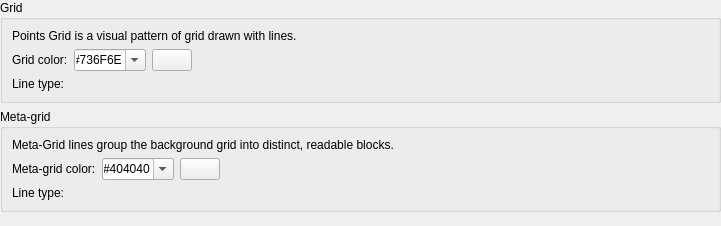
<?xml version="1.0" encoding="UTF-8"?>
<ui version="4.0">
 <class>LC_SettingsPageGridLines</class>
 <widget class="QWidget" name="LC_SettingsPageGridLines">
  <property name="geometry">
   <rect>
    <x>0</x>
    <y>0</y>
    <width>721</width>
    <height>226</height>
   </rect>
  </property>
  <layout class="QGridLayout" name="gridLayout_main">
   <property name="leftMargin">
    <number>0</number>
   </property>
   <property name="topMargin">
    <number>0</number>
   </property>
   <property name="rightMargin">
    <number>0</number>
   </property>
   <property name="bottomMargin">
    <number>0</number>
   </property>
   <item row="1" column="0">
    <widget class="QGroupBox" name="groupBox_10">
     <property name="title">
      <string>Grid</string>
     </property>
     <layout class="QGridLayout" name="gridLayout_g">
      <item row="2" column="0">
       <widget class="QLabel" name="lGridLineType_2">
        <property name="text">
         <string>Line type:</string>
        </property>
        <property name="buddy">
         <cstring>wGridLinesLineType</cstring>
        </property>
       </widget>
      </item>
      <item row="1" column="3">
       <spacer name="horizontalSpacer_2">
        <property name="orientation">
         <enum>Qt::Orientation::Horizontal</enum>
        </property>
        <property name="sizeHint" stdset="0">
         <size>
          <width>0</width>
          <height>0</height>
         </size>
        </property>
       </spacer>
      </item>
      <item row="1" column="1">
       <widget class="LC_ContentAdjustableComboBox" name="cbGridLinesColor">
        <property name="toolTip">
         <string>Color Of Grid

Color name or hexadecimal code
for grid lines if grid drawn by lines</string>
        </property>
        <property name="editable">
         <bool>true</bool>
        </property>
        <property name="currentText">
         <string>#736F6E</string>
        </property>
       </widget>
      </item>
      <item row="2" column="1">
       <widget class="QG_LineTypeBox" name="wGridLinesLineType" native="true">
        <property name="toolTip">
         <string>Grid Line Type

Line type for grid lines</string>
        </property>
       </widget>
      </item>
      <item row="0" column="0" colspan="4">
       <widget class="QLabel" name="label">
        <property name="text">
         <string>Points Grid is a visual pattern of grid drawn with lines. </string>
        </property>
        <property name="wordWrap">
         <bool>true</bool>
        </property>
       </widget>
      </item>
      <item row="1" column="0">
       <widget class="QLabel" name="lGridColor_2">
        <property name="text">
         <string>Grid color:</string>
        </property>
        <property name="buddy">
         <cstring>cbGridLinesColor</cstring>
        </property>
       </widget>
      </item>
      <item row="1" column="2">
       <widget class="LC_ColorButton" name="pb_gridLines">
        <property name="toolTip">
         <string>Line

Click to choose color for
 grid lines.</string>
        </property>
       </widget>
      </item>
     </layout>
    </widget>
   </item>
   <item row="3" column="0">
    <spacer name="verticalSpacer">
     <property name="orientation">
      <enum>Qt::Orientation::Vertical</enum>
     </property>
     <property name="sizeHint" stdset="0">
      <size>
       <width>0</width>
       <height>0</height>
      </size>
     </property>
    </spacer>
   </item>
   <item row="2" column="0">
    <widget class="QGroupBox" name="groupBox_11">
     <property name="title">
      <string>Meta-grid</string>
     </property>
     <layout class="QGridLayout" name="gridLayout_gl">
      <item row="1" column="4">
       <spacer name="horizontalSpacer">
        <property name="orientation">
         <enum>Qt::Orientation::Horizontal</enum>
        </property>
        <property name="sizeHint" stdset="0">
         <size>
          <width>0</width>
          <height>0</height>
         </size>
        </property>
       </spacer>
      </item>
      <item row="2" column="1" colspan="2">
       <widget class="QG_LineTypeBox" name="wMetaGridLinesLineType" native="true">
        <property name="toolTip">
         <string>Meta Grid Line Type

Type of Meta Grid lines if grid is drawn by lines</string>
        </property>
       </widget>
      </item>
      <item row="0" column="0" colspan="5">
       <widget class="QLabel" name="label_2">
        <property name="text">
         <string>Meta-Grid lines group the background grid into distinct, readable blocks. </string>
        </property>
        <property name="wordWrap">
         <bool>true</bool>
        </property>
       </widget>
      </item>
      <item row="1" column="0">
       <widget class="QLabel" name="lMetaGridColor_2">
        <property name="text">
         <string>Meta-grid color:</string>
        </property>
        <property name="buddy">
         <cstring>cbMetaGridLinesColor</cstring>
        </property>
       </widget>
      </item>
      <item row="2" column="0">
       <widget class="QLabel" name="lMetaGridLineType_2">
        <property name="text">
         <string>Line type: </string>
        </property>
        <property name="buddy">
         <cstring>wMetaGridLinesLineType</cstring>
        </property>
       </widget>
      </item>
      <item row="1" column="3">
       <widget class="LC_ColorButton" name="pb_metaLines">
        <property name="toolTip">
         <string>Meta-Grid Line

Click to choose color for
meta-grid lines.</string>
        </property>
       </widget>
      </item>
      <item row="1" column="1" colspan="2">
       <widget class="LC_ContentAdjustableComboBox" name="cbMetaGridLinesColor">
        <property name="toolTip">
         <string>Meta-Grid Color
Color name or hexadecimal code
for Meta Grid if grid drawn by lines</string>
        </property>
        <property name="editable">
         <bool>true</bool>
        </property>
        <property name="currentText">
         <string>#404040</string>
        </property>
       </widget>
      </item>
     </layout>
    </widget>
   </item>
  </layout>
 </widget>
 <customwidgets>
  <customwidget>
   <class>QG_LineTypeBox</class>
   <extends>QWidget</extends>
   <header>qg_linetypebox.h</header>
  </customwidget>
  <customwidget>
   <class>LC_ColorButton</class>
   <extends>QPushButton</extends>
   <header>lc_color_button.h</header>
  </customwidget>
  <customwidget>
   <class>LC_ContentAdjustableComboBox</class>
   <extends>QComboBox</extends>
   <header location="global">lc_content_adjustable_combo_box.h</header>
  </customwidget>
 </customwidgets>
 <resources/>
 <connections/>
</ui>
